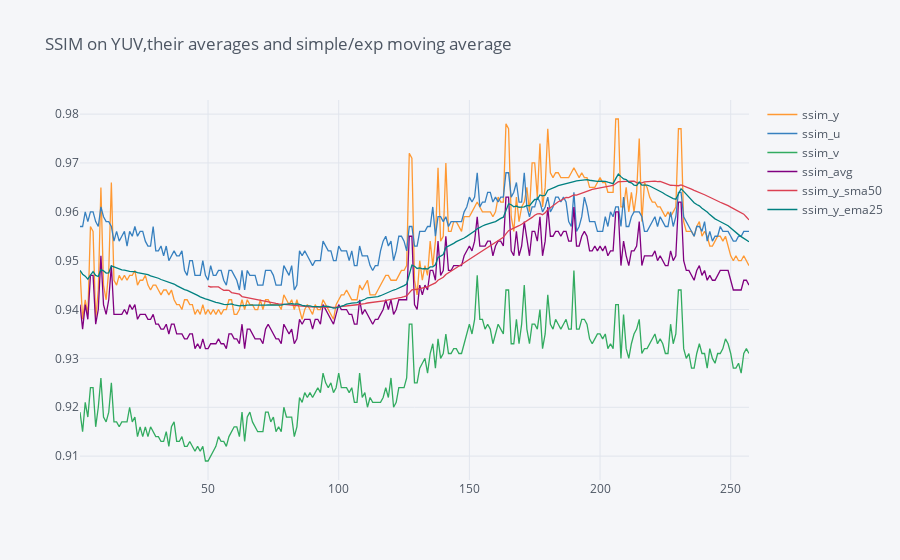

Source (notebook cell):
### Code cell
df.iplot(title="SSIM on YUV,their averages and simple/exp moving average")

### Figure 1 — Plotly figure (JSON) as saved in the notebook; plotly's stock layout.template omitted (floating-point values rounded to 4 significant figures; data arrays with more than 128 entries replaced by an {"elided": "..."} marker saying what was removed)
{"data": [{"line": {"color": "rgba(255, 153, 51, 1.0)", "dash": "solid", "shape": "linear", "width": 1.3}, "mode": "lines", "name": "ssim_y", "text": "", "type": "scatter", "x": {"elided": "257 int values"}, "y": {"elided": "257 float values"}}, {"line": {"color": "rgba(55, 128, 191, 1.0)", "dash": "solid", "shape": "linear", "width": 1.3}, "mode": "lines", "name": "ssim_u", "text": "", "type": "scatter", "x": {"elided": "257 int values"}, "y": {"elided": "257 float values"}}, {"line": {"color": "rgba(50, 171, 96, 1.0)", "dash": "solid", "shape": "linear", "width": 1.3}, "mode": "lines", "name": "ssim_v", "text": "", "type": "scatter", "x": {"elided": "257 int values"}, "y": {"elided": "257 float values"}}, {"line": {"color": "rgba(128, 0, 128, 1.0)", "dash": "solid", "shape": "linear", "width": 1.3}, "mode": "lines", "name": "ssim_avg", "text": "", "type": "scatter", "x": {"elided": "257 int values"}, "y": {"elided": "257 float values"}}, {"line": {"color": "rgba(219, 64, 82, 1.0)", "dash": "solid", "shape": "linear", "width": 1.3}, "mode": "lines", "name": "ssim_y_sma50", "text": "", "type": "scatter", "x": {"elided": "257 int values"}, "y": {"elided": "257 mixed values"}}, {"line": {"color": "rgba(0, 128, 128, 1.0)", "dash": "solid", "shape": "linear", "width": 1.3}, "mode": "lines", "name": "ssim_y_ema25", "text": "", "type": "scatter", "x": {"elided": "257 int values"}, "y": {"elided": "257 float values"}}], "layout": {"autosize": true, "legend": {"bgcolor": "#F5F6F9", "font": {"color": "#4D5663"}}, "paper_bgcolor": "#F5F6F9", "plot_bgcolor": "#F5F6F9", "title": {"font": {"color": "#4D5663"}, "text": "SSIM on YUV,their averages and simple/exp moving average"}, "xaxis": {"autorange": true, "gridcolor": "#E1E5ED", "range": [1, 257], "showgrid": true, "tickfont": {"color": "#4D5663"}, "title": {"font": {"color": "#4D5663"}, "text": ""}, "type": "linear", "zerolinecolor": "#E1E5ED"}, "yaxis": {"autorange": true, "gridcolor": "#E1E5ED", "range": [0.9051, 0.9829], "showgrid": true, "tickfont": {"color": "#4D5663"}, "title": {"font": {"color": "#4D5663"}, "text": ""}, "type": "linear", "zerolinecolor": "#E1E5ED"}}}
